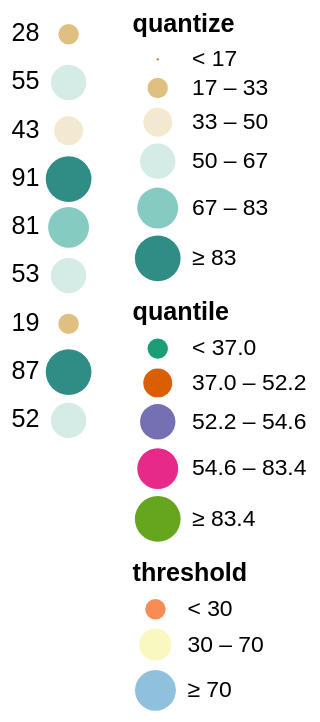

The Vega-Lite source for this figure:
### Vega specification from a JSON file in a GitHub repository (floating-point values rounded to 4 significant figures)
{"$schema": "https://vega.github.io/schema/vega/v3.0.json", "padding": 5, "autosize": "pad", "width": 20, "height": 200, "data": [{"name": "source", "values": [{"a": "A", "b": 28}, {"a": "B", "b": 55}, {"a": "C", "b": 43}, {"a": "D", "b": 91}, {"a": "E", "b": 81}, {"a": "F", "b": 53}, {"a": "G", "b": 19}, {"a": "H", "b": 87}, {"a": "I", "b": 52}], "format": {"type": "json", "parse": {"b": "number"}}}], "scales": [{"name": "quantize", "type": "quantize", "range": [1, 80, 160, 240, 320, 400], "domain": {"data": "source", "field": "b"}, "zero": true, "nice": true}, {"name": "colorQuantize", "type": "quantize", "range": {"scheme": "brownbluegreen", "count": 6}, "domain": {"data": "source", "field": "b"}, "zero": true, "nice": true}, {"name": "quantile", "type": "quantile", "range": [80, 160, 240, 320, 400], "domain": {"data": "source", "field": "b"}}, {"name": "colorQuantile", "type": "quantile", "range": {"scheme": "dark2", "count": 5}, "domain": {"data": "source", "field": "b"}}, {"name": "threshold", "type": "threshold", "range": [80, 200, 320], "domain": [30, 70]}, {"name": "colorThreshold", "type": "threshold", "range": {"scheme": "redyellowblue"}, "domain": [30, 70]}, {"name": "yscale", "type": "band", "range": [10, {"signal": "height"}], "domain": {"data": "source", "field": "a"}}], "legends": [{"size": "quantize", "fill": "colorQuantize", "title": "quantize"}, {"size": "quantile", "fill": "colorQuantile", "title": "quantile"}, {"size": "threshold", "fill": "colorThreshold", "title": "threshold"}], "marks": [{"name": "marks", "type": "symbol", "from": {"data": "source"}, "encode": {"update": {"x": {"value": 10}, "y": {"scale": "yscale", "field": "a"}, "size": {"scale": "quantize", "field": "b"}, "fill": {"scale": "colorQuantize", "field": "b"}, "strokeWidth": {"value": 1.5}}}}, {"type": "text", "from": {"data": "source"}, "encode": {"update": {"x": {"value": -15}, "y": {"scale": "yscale", "field": "a"}, "text": {"field": "b"}, "baseline": {"value": "middle"}}}}]}
